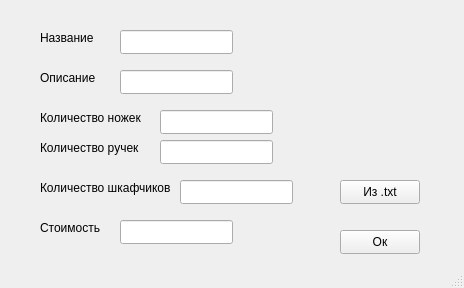
<?xml version="1.0" encoding="UTF-8"?>
<ui version="4.0">
 <class>MainWindow</class>
 <widget class="QMainWindow" name="MainWindow">
  <property name="geometry">
   <rect>
    <x>0</x>
    <y>0</y>
    <width>464</width>
    <height>288</height>
   </rect>
  </property>
  <property name="windowTitle">
   <string>New object</string>
  </property>
  <widget class="QWidget" name="centralwidget">
   <widget class="QPushButton" name="ok">
    <property name="geometry">
     <rect>
      <x>340</x>
      <y>230</y>
      <width>80</width>
      <height>24</height>
     </rect>
    </property>
    <property name="text">
     <string>Ок</string>
    </property>
   </widget>
   <widget class="QLabel" name="label">
    <property name="geometry">
     <rect>
      <x>40</x>
      <y>30</y>
      <width>81</width>
      <height>16</height>
     </rect>
    </property>
    <property name="text">
     <string>Название</string>
    </property>
   </widget>
   <widget class="QLabel" name="label_2">
    <property name="geometry">
     <rect>
      <x>40</x>
      <y>70</y>
      <width>81</width>
      <height>16</height>
     </rect>
    </property>
    <property name="text">
     <string>Описание</string>
    </property>
   </widget>
   <widget class="QLabel" name="label_3">
    <property name="geometry">
     <rect>
      <x>40</x>
      <y>110</y>
      <width>111</width>
      <height>16</height>
     </rect>
    </property>
    <property name="text">
     <string>Количество ножек</string>
    </property>
   </widget>
   <widget class="QLabel" name="label_4">
    <property name="geometry">
     <rect>
      <x>40</x>
      <y>140</y>
      <width>111</width>
      <height>16</height>
     </rect>
    </property>
    <property name="text">
     <string>Количество ручек</string>
    </property>
   </widget>
   <widget class="QLabel" name="label_5">
    <property name="geometry">
     <rect>
      <x>40</x>
      <y>180</y>
      <width>151</width>
      <height>16</height>
     </rect>
    </property>
    <property name="text">
     <string>Количество шкафчиков</string>
    </property>
   </widget>
   <widget class="QLabel" name="l_cost">
    <property name="geometry">
     <rect>
      <x>40</x>
      <y>220</y>
      <width>111</width>
      <height>16</height>
     </rect>
    </property>
    <property name="text">
     <string>Стоимость</string>
    </property>
   </widget>
   <widget class="QLineEdit" name="name_le">
    <property name="geometry">
     <rect>
      <x>120</x>
      <y>30</y>
      <width>113</width>
      <height>24</height>
     </rect>
    </property>
   </widget>
   <widget class="QLineEdit" name="desc_le">
    <property name="geometry">
     <rect>
      <x>120</x>
      <y>70</y>
      <width>113</width>
      <height>24</height>
     </rect>
    </property>
   </widget>
   <widget class="QLineEdit" name="legs_le">
    <property name="geometry">
     <rect>
      <x>160</x>
      <y>110</y>
      <width>113</width>
      <height>24</height>
     </rect>
    </property>
   </widget>
   <widget class="QLineEdit" name="hands_le">
    <property name="geometry">
     <rect>
      <x>160</x>
      <y>140</y>
      <width>113</width>
      <height>24</height>
     </rect>
    </property>
   </widget>
   <widget class="QLineEdit" name="drawers_le">
    <property name="geometry">
     <rect>
      <x>180</x>
      <y>180</y>
      <width>113</width>
      <height>24</height>
     </rect>
    </property>
   </widget>
   <widget class="QLineEdit" name="cost_le">
    <property name="geometry">
     <rect>
      <x>120</x>
      <y>220</y>
      <width>113</width>
      <height>24</height>
     </rect>
    </property>
   </widget>
   <widget class="QLabel" name="info">
    <property name="geometry">
     <rect>
      <x>310</x>
      <y>30</y>
      <width>121</width>
      <height>20</height>
     </rect>
    </property>
    <property name="text">
     <string/>
    </property>
   </widget>
   <widget class="QPushButton" name="browse">
    <property name="geometry">
     <rect>
      <x>340</x>
      <y>180</y>
      <width>80</width>
      <height>24</height>
     </rect>
    </property>
    <property name="text">
     <string>Из .txt</string>
    </property>
   </widget>
  </widget>
  <widget class="QStatusBar" name="statusbar"/>
 </widget>
 <resources/>
 <connections/>
</ui>
